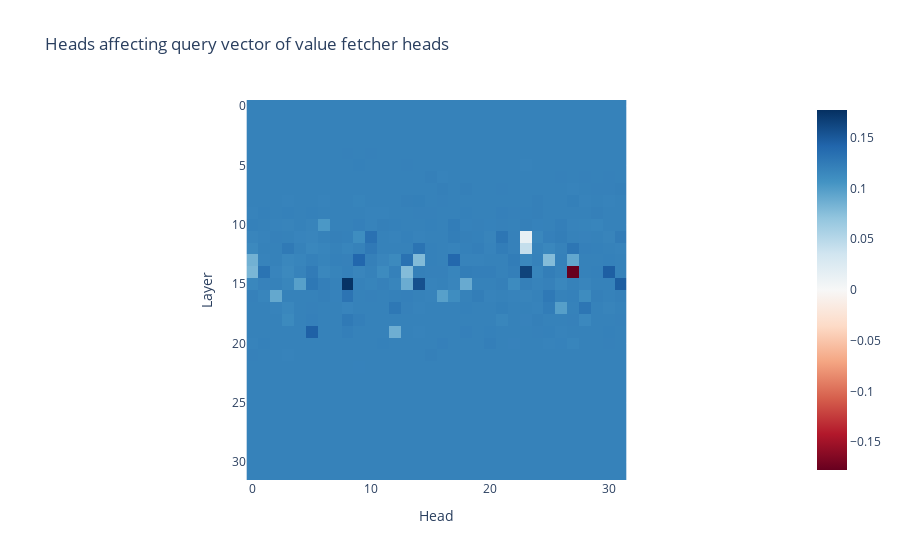

The notebook cell saved with this chart:
### Code cell
patching_values = torch.load("./new_pp_exps/reverse/heads_affecting_direct_logit_heads_new.pt")

imshow(
    (patching_values - original_logits) / original_logits,
    title="Heads affecting query vector of value fetcher heads",
    yaxis_title="Layer",
    xaxis_title="Head",
)

heads_influencing_value_fetcher_heads = analysis_utils.compute_topk_components(
    patching_values, 5, largest=False
)

print(heads_influencing_value_fetcher_heads)

### Figure 1 — Plotly figure (JSON) as saved in the notebook; plotly's stock layout.template omitted (floating-point values rounded to 4 significant figures; data arrays with more than 128 entries replaced by an {"elided": "..."} marker saying what was removed)
{"data": [{"coloraxis": "coloraxis", "hovertemplate": "x: %{x}<br>y: %{y}<br>color: %{z}<extra></extra>", "name": "0", "type": "heatmap", "xaxis": "x", "yaxis": "y", "z": {"elided": "32x32 float values"}}], "layout": {"coloraxis": {"cmid": 0, "colorscale": [[0, "rgb(103,0,31)"], [0.1, "rgb(178,24,43)"], [0.2, "rgb(214,96,77)"], [0.3, "rgb(244,165,130)"], [0.4, "rgb(253,219,199)"], [0.5, "rgb(247,247,247)"], [0.6, "rgb(209,229,240)"], [0.7, "rgb(146,197,222)"], [0.8, "rgb(67,147,195)"], [0.9, "rgb(33,102,172)"], [1, "rgb(5,48,97)"]]}, "title": {"text": "Heads affecting query vector of value fetcher heads"}, "xaxis": {"anchor": "y", "constrain": "domain", "domain": [0, 1], "scaleanchor": "y", "title": {"text": "Head"}}, "yaxis": {"anchor": "x", "autorange": "reversed", "constrain": "domain", "domain": [0, 1], "title": {"text": "Layer"}}}}
